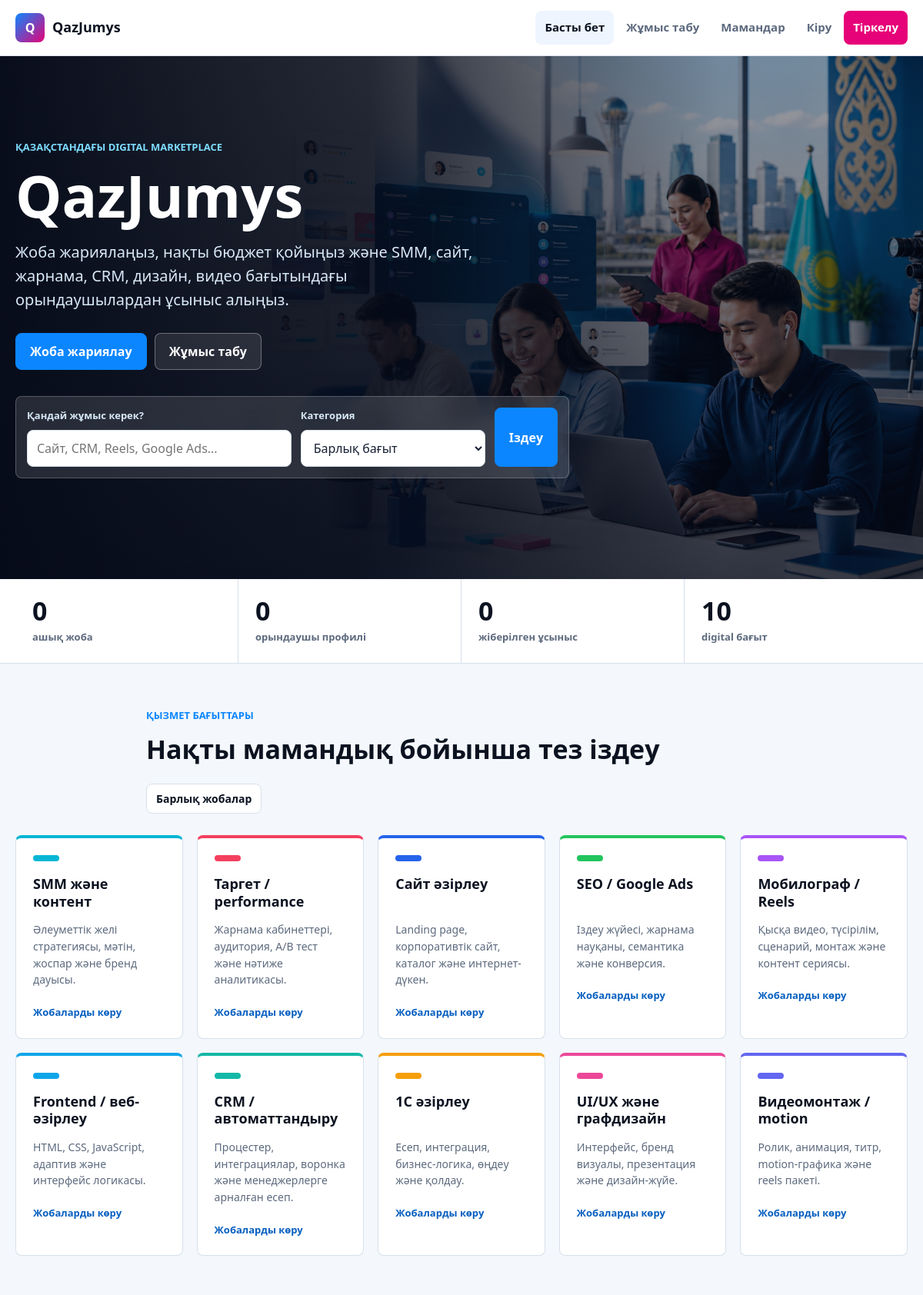
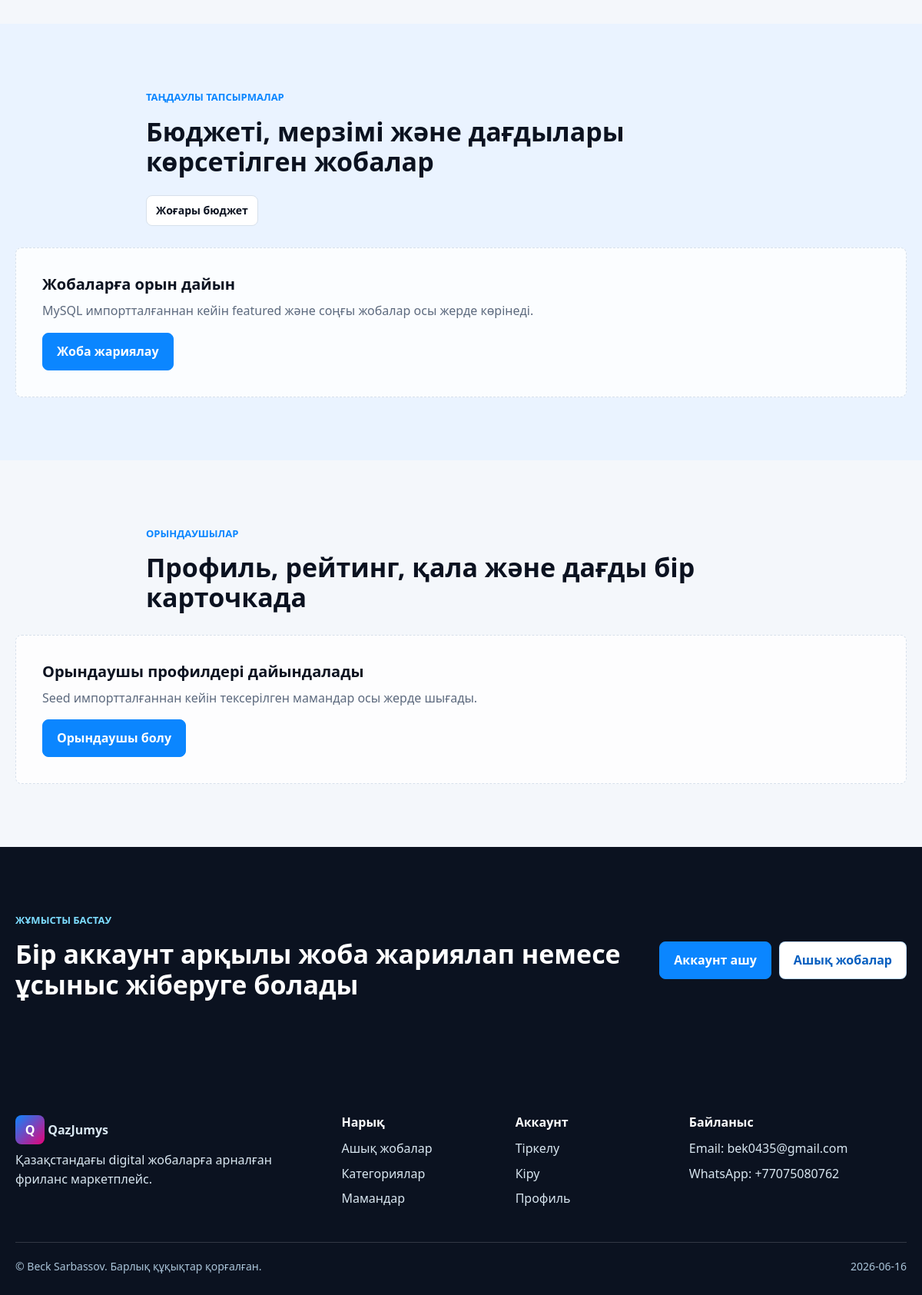
The page / on the database its author committed (2 pictures, top to bottom).
### tables this page shows
CREATE TABLE IF NOT EXISTS categories (
    id BIGINT UNSIGNED AUTO_INCREMENT PRIMARY KEY,
    slug VARCHAR(80) NOT NULL UNIQUE,
    name VARCHAR(140) NOT NULL,
    description VARCHAR(255) NOT NULL,
    accent_color CHAR(7) NOT NULL DEFAULT '#06b6d4',
    sort_order INT UNSIGNED NOT NULL DEFAULT 100,
    is_active TINYINT(1) NOT NULL DEFAULT 1,
    created_at DATETIME NOT NULL,
    updated_at DATETIME NOT NULL,
    INDEX idx_categories_active_sort (is_active, sort_order)
);

### public/index.php (called while the page is built, shortened)
<?php
$config = require dirname(__DIR__) . DIRECTORY_SEPARATOR . 'app' . DIRECTORY_SEPARATOR . 'bootstrap.php';
$page = preg_replace('/[^a-z0-9-]/', '', (string) ($_GET['page'] ?? 'home')) ?: 'home';
$user = Auth::user();
$dbReady = false;
$dbNotice = null;
$categories = CategoryRepository::fallback();
$projects = [];
$featuredProjects = [];
$topFreelancers = [];
$recommendedProjects = [];
$marketplaceStats = [
    'open_projects' => 0,
    'proposals' => 0,
    'freelancers' => 0,
    'categories' => count($categories),
];
$projectFilters = [
    'category_id' => $_GET['category_id'] ?? null,
    'q' => trim((string) ($_GET['q'] ?? '')),
    'project_type' => $_GET['project_type'] ?? '',
    'experience_level' => $_GET['experience_level'] ?? '',
    'budget_min' => is_numeric($_GET['budget_min'] ?? null) ? (float) $_GET['budget_min'] : null,
    'budget_max' => is_numeric($_GET['budget_max'] ?? null) ? (float) $_GET['budget_max'] : null,
    'is_remote' => isset($_GET['is_remote']) ? 1 : 0,
    'is_urgent' => isset($_GET['is_urgent']) ? 1 : 0,
    'verified_client' => isset($_GET['verified_client']) ? 1 : 0,
    'sort' => $_GET['sort'] ?? 'latest',
];
$dashboardStats = ['projects' => 0, 'proposals' => 0, 'received_proposals' => 0, 'active_work' => 0, 'open_market' => 0, 'unread_messages' => 0, 'unread_notifications' => 0, 'saved_projects' => 0, 'saved_searches' => 0, 'portfolio_items' => 0, 'pending_reviews' => 0];
$profile = $user;
$myProjects = [];
$myProposals = [];
$receivedProposals = [];
$savedProjectIds = [];
$savedProjects = [];
$savedSearches = [];
$milestones = [];
$pendingReviews = [];
$reviewsReceived = [];
$portfolioItems = [];
$verificationRequest = null;
$recentMessages = [];
$recentFiles = [];
$recentComplaints = [];
$notifications = [];
try {
    $pdo = Database::connection($config['database']);
    $dbReady = true;
    $categoryRepository = new CategoryRepository($pdo);
    $projectRepository = new ProjectRepository($pdo);
    $userRepository = new UserRepository($pdo);
    $categories = $categoryRepository->all();
    $marketplaceStats = $projectRepository->marketplaceStats();
    if ($page === 'home') {
        $projects = $projectRepository->latestOpen(6);
        $featuredProjects = $projectRepository->featuredOpen(3);
        $topFreelancers = $userRepository->topFreelancers(4);
    }
} catch (Throwable $exception) {
    $dbNotice = 'MySQL баптауы аяқталмаған. .env файлын жасап, database/schema.sql және database/seed.sql импорттаңыз.';
}
$routes = [
    'home' => ['view' => 'home', 'title' => 'Қазақстан фриланс порталы'],
    'register' => ['view' => 'auth-register', 'title' => 'Тіркелу'],
    'login' => ['view' => 'auth-login', 'title' => 'Кіру'],
    'projects' => ['view' => 'projects', 'title' => 'Жобалар'],
    'project-create' => ['view' => 'project-create', 'title' => 'Жоба жариялау'],
    'dashboard' => ['view' => 'dashboard', 'title' => 'Жеке кабинет'],
    'profile' => ['view' => 'profile', 'title' => 'Профиль'],
];
$route = $routes[$page] ?? $routes['home'];
render_view($route['view'], [
    'pageTitle' => $route['title'],
    'config' => $config,
    'user' => $user,
    'dbReady' => $dbReady,
    'dbNotice' => $dbNotice,
    'categories' => $categories,
    'projects' => $projects,
    'featuredProjects' => $featuredProjects,
    'topFreelancers' => $topFreelancers,
    'recommendedProjects' => $recommendedProjects,
    'marketplaceStats' => $marketplaceStats,
    'projectFilters' => $projectFilters,
    'dashboardStats' => $dashboardStats,
    'profile' => $profile,
    'myProjects' => $myProjects,
    'myProposals' => $myProposals,
    'receivedProposals' => $receivedProposals,
    'savedProjectIds' => $savedProjectIds,
    'savedProjects' => $savedProjects,
    'savedSearches' => $savedSearches,
    'milestones' => $milestones,
    'pendingReviews' => $pendingReviews,
    'reviewsReceived' => $reviewsReceived,
    'portfolioItems' => $portfolioItems,
    'verificationRequest' => $verificationRequest,
    'recentMessages' => $recentMessages,
    'recentFiles' => $recentFiles,
    'recentComplaints' => $recentComplaints,
    'notifications' => $notifications,
]);

### app/Core/Auth.php (called while the page is built, shortened)
<?php
final class Auth
{
    public static function user(): ?array
    {
        return $_SESSION['user'] ?? null;
    }
}

### app/Repositories/ProjectRepository.php (called while the page is built, shortened)
<?php
final class ProjectRepository
{
    public function marketplaceStats(): array
    {
        $statement = $this->pdo->query(
            'SELECT
                (SELECT COUNT(*) FROM projects WHERE status = "open") AS open_projects,
                (SELECT COUNT(*) FROM proposals) AS proposals,
                (SELECT COUNT(*) FROM users WHERE role <> "owner" AND status = "active") AS freelancers,
                (SELECT COUNT(*) FROM categories WHERE is_active = 1) AS categories'
        );
        $stats = $statement->fetch() ?: [];
        return [
            'open_projects' => (int) ($stats['open_projects'] ?? 0),
            'proposals' => (int) ($stats['proposals'] ?? 0),
            'freelancers' => (int) ($stats['freelancers'] ?? 0),
            'categories' => (int) ($stats['categories'] ?? 0),
        ];
    }
}

### app/Repositories/CategoryRepository.php (called while the page is built, shortened)
<?php
final class CategoryRepository
{
    public function all(): array
    {
        $statement = $this->pdo->query('SELECT id, slug, name, description, accent_color FROM categories WHERE is_active = 1 ORDER BY sort_order, name');
        return $statement->fetchAll();
    }
}

### app/Views/home.php (the view, shortened to what this page needs)
<?php
$stats = $marketplaceStats ?? ['open_projects' => 0, 'proposals' => 0, 'freelancers' => 0, 'categories' => count($categories)];
$highlightedProjects = !empty($featuredProjects) ? $featuredProjects : $projects;
?>
<section class="hero">
    <div class="hero-media" aria-hidden="true">
        <img src="<?= e(asset('img/hero-marketplace.png')) ?>" alt="">
    </div>
    <div class="container hero-grid">
        <div class="hero-copy">
            <span class="eyebrow">Қазақстандағы digital marketplace</span>
            <h1>QazJumys</h1>
            <p>Жоба жариялаңыз, нақты бюджет қойыңыз және SMM, сайт, жарнама, CRM, дизайн, видео бағытындағы орындаушылардан ұсыныс алыңыз.</p>
            <div class="hero-actions">
                <a class="btn btn-primary" href="<?= e($user ? url_for('project-create') : url_for('register')) ?>">Жоба жариялау</a>
                <a class="btn btn-ghost" href="<?= e(url_for('projects')) ?>">Жұмыс табу</a>
            </div>
            <form class="market-search" action="index.php" method="get">
                <label>
                    <span>Қандай жұмыс керек?</span>
                    <input type="search" name="q" placeholder="Сайт, CRM, Reels, Google Ads...">
                </label>
                <label>
                    <span>Категория</span>
                    <select name="category_id">
                        <option value="">Барлық бағыт</option>
                    </select>
                </label>
                <button class="btn btn-primary" type="submit">Іздеу</button>
            </form>
        </div>
    </div>
</section>
<section class="market-strip" aria-label="QazJumys көрсеткіштері">
    <div class="container market-strip-grid">
        <div>
            <strong><?= (int) $stats['open_projects'] ?></strong>
            <span>ашық жоба</span>
        </div>
        <div>
            <strong><?= (int) $stats['freelancers'] ?></strong>
            <span>орындаушы профилі</span>
        </div>
        <div>
            <strong><?= (int) $stats['proposals'] ?></strong>
            <span>жіберілген ұсыныс</span>
        </div>
        <div>
            <strong><?= (int) $stats['categories'] ?></strong>
            <span>digital бағыт</span>
        </div>
    </div>
</section>
<section id="categories" class="section section-tight">
    <div class="container section-heading row-heading">
        <div>
            <span class="eyebrow">Қызмет бағыттары</span>
            <h2>Нақты мамандық бойынша тез іздеу</h2>
        </div>
        <a class="btn btn-small" href="<?= e(url_for('projects')) ?>">Барлық жобалар</a>
    </div>
    <div class="container category-grid">
        <?php foreach ($categories as $category): ?>
            <a class="category-card" href="<?= e(url_for('projects', ['category_id' => $category['id']])) ?>" style="--accent: <?= e($category['accent_color'] ?? '#06b6d4') ?>">
                <span class="category-dot"></span>
                <h3><?= e($category['name']) ?></h3>
                <p><?= e($category['description']) ?></p>
                <span class="category-link">Жобаларды көру</span>
            </a>
        <?php endforeach; ?>
    </div>
</section>
<section class="section band">
    <div class="container section-heading row-heading">
        <div>
            <span class="eyebrow">Таңдаулы тапсырмалар</span>
            <h2>Бюджеті, мерзімі және дағдылары көрсетілген жобалар</h2>
        </div>
        <a class="btn btn-small" href="<?= e(url_for('projects', ['sort' => 'budget_high'])) ?>">Жоғары бюджет</a>
    </div>
    <div class="container project-grid">
        <?php if (!empty($highlightedProjects)): ?>
            <?php foreach (array_slice($highlightedProjects, 0, 3) as $project): ?>
                <article class="project-card project-card-featured">
                    <div class="project-meta">
                        <span><?= e($project['category_name']) ?></span>
                        <?php if (!empty($project['is_urgent'])): ?>
                            <span class="badge-hot">Жедел</span>
                        <?php endif; ?>
                    </div>
                    <h3><?= e($project['title']) ?></h3>
                    <p><?= e(mb_substr((string) $project['description'], 0, 150, 'UTF-8')) ?>...</p>
                    <div class="chip-row">
                        <span><?= e(project_type_label((string) $project['project_type'])) ?></span>
                        <span><?= e(experience_level_label((string) $project['experience_level'])) ?></span>
                        <span><?= (int) $project['deadline_days'] ?> күн</span>
                    </div>
                    <div class="skill-row">
                        <?php foreach (skill_chips($project['skills'] ?? '', 3) as $skill): ?>
                            <span><?= e($skill) ?></span>
                        <?php endforeach; ?>
                    </div>
                    <div class="project-footer">
                        <strong><?= e(format_money($project['budget_min'])) ?> - <?= e(format_money($project['budget_max'])) ?></strong>
                        <span><?= (int) $project['proposals_count'] ?> ұсыныс</span>
                    </div>
                </article>
            <?php endforeach; ?>
        <?php else: ?>
            <div class="empty-state">
                <h3>Жобаларға орын дайын</h3>
                <p>MySQL импортталғаннан кейін featured және соңғы жобалар осы жерде көрінеді.</p>
                <a class="btn btn-primary" href="<?= e($user ? url_for('project-create') : url_for('register')) ?>">Жоба жариялау</a>
            </div>
        <?php endif; ?>
    </div>
</section>
<section id="talent" class="section">
    <div class="container section-heading">
        <span class="eyebrow">Орындаушылар</span>
        <h2>Профиль, рейтинг, қала және дағды бір карточкада</h2>
    </div>
    <div class="container talent-grid">
        <?php if (!empty($topFreelancers)): ?>
            <?php foreach ($topFreelancers as $freelancer): ?>
                <article class="talent-card">
                    <div class="talent-top">
                        <div class="avatar small"><?= e(mb_strtoupper(mb_substr((string) $freelancer['name'], 0, 1, 'UTF-8'), 'UTF-8')) ?></div>
                        <div>
                            <h3><?= e($freelancer['name']) ?></h3>
                            <p><?= e($freelancer['city'] ?: 'Қазақстан') ?></p>
                        </div>
                    </div>
                    <p class="talent-headline"><?= e($freelancer['headline'] ?? '') ?></p>
                    <div class="talent-stats">
                        <span>★ <?= number_format((float) $freelancer['rating'], 1) ?></span>
                        <span><?= (int) $freelancer['completed_projects'] ?> жұмыс</span>
                        <span><?= e($freelancer['response_time'] ?? 'Жауап береді') ?></span>
                    </div>
                    <div class="skill-row">
                        <?php foreach (skill_chips($freelancer['skills'] ?? '', 4) as $skill): ?>
                            <span><?= e($skill) ?></span>
                        <?php endforeach; ?>
                    </div>
                    <?php if (!empty($freelancer['hourly_rate'])): ?>
                        <strong class="rate"><?= e(format_money($freelancer['hourly_rate'])) ?> / сағ</strong>
                    <?php endif; ?>
                </article>
            <?php endforeach; ?>
        <?php else: ?>
            <div class="empty-state">
                <h3>Орындаушы профилдері дайындалады</h3>
                <p>Seed импортталғаннан кейін тексерілген мамандар осы жерде шығады.</p>
                <a class="btn btn-primary" href="<?= e(url_for('register')) ?>">Орындаушы болу</a>
            </div>
        <?php endif; ?>
    </div>
</section>
<section class="section final-cta">
    <div class="container final-cta-grid">
        <div>
            <span class="eyebrow">Жұмысты бастау</span>
            <h2>Бір аккаунт арқылы жоба жариялап немесе ұсыныс жіберуге болады</h2>
        </div>
        <div class="hero-actions">
            <a class="btn btn-primary" href="<?= e(url_for('register')) ?>">Аккаунт ашу</a>
            <a class="btn btn-ghost" href="<?= e(url_for('projects')) ?>">Ашық жобалар</a>
        </div>
    </div>
</section>

### rows shown on the page
categories: name "SMM және контент", description "Әлеуметтік желі стратегиясы, мәтін, жоспар және бренд дауысы."
categories: name "Таргет / performance", description "Жарнама кабинеттері, аудитория, A/B тест және нәтиже аналитикасы."
categories: name "Сайт әзірлеу", description "Landing page, корпоративтік сайт, каталог және интернет-дүкен."
categories: name "SEO / Google Ads", description "Іздеу жүйесі, жарнама науқаны, семантика және конверсия."
categories: name "Мобилограф / Reels", description "Қысқа видео, түсірілім, сценарий, монтаж және контент сериясы."
categories: name "Frontend / веб-әзірлеу", description "HTML, CSS, JavaScript, адаптив және интерфейс логикасы."
categories: name "CRM / автоматтандыру", description "Процестер, интеграциялар, воронка және менеджерлерге арналған есеп."
categories: name "1C әзірлеу", description "Есеп, интеграция, бизнес-логика, өңдеу және қолдау."
categories: name "UI/UX және графдизайн", description "Интерфейс, бренд визуалы, презентация және дизайн-жүйе."
categories: name "Видеомонтаж / motion", description "Ролик, анимация, титр, motion-графика және reels пакеті."

### other values the page prints
$stats['open_projects'] "0"
$stats['freelancers'] "0"
$stats['proposals'] "0"
$stats['categories'] "10"
$config['app']['mail_to'] "bek0435@gmail.com"
$config['app']['whatsapp_default'] "+77075080762"
